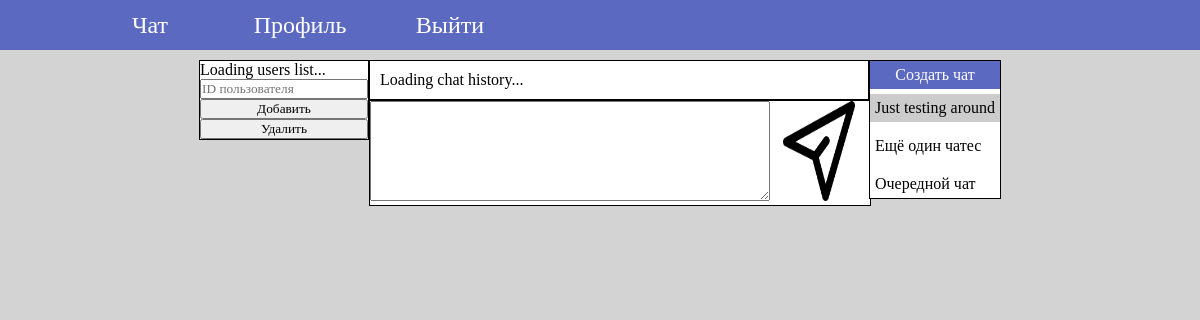
The app's page / (signed in) with its own data.
### mainMessages/models.py (models this page shows, shortened)
class Chat(models.Model):
    title = models.CharField(
        max_length=128,
    )
    chat_messages = models.ManyToManyField(
        to='Message',
        through='ChatMessages',
    )
    chat_users = models.ManyToManyField(
        to=UserProfile,
        through='ChatUser',
    )

### mainMessages/views.py (the view)
# urls.py: path('', chat),
@login_required
def chat(request):
    user = UserProfile.objects.get(user=request.user)
    chat_list = Chat.objects.filter(chat_users=user)
    return render(request, 'chat.html', {'chat_list': chat_list},)

### templates/chat.html (shortened to what this page needs)
{% extends 'flatpages/default.html' %}
{% load static %}
{% block content %}
<div id="content">
    <div id="temp">
        <div id="users-block">
            <div id="users-list">
                Loading users list...
            </div>
            <div id="users-action">
                <input type="text" class="users-action text-input" placeholder="ID пользователя">
                <button id="add-user" name="add_user">Добавить</button>
                <button id="remove-user" name="delete_user">Удалить</button>
            </div>
        </div>
        <div id="chat-content">
            <div id="chat">
                Loading chat history...
            </div>
            <div id="send-field">
                <textarea id="textInput"></textarea>
                <button id ="sendButton"><img src="/static/img/send.png"></button>
            </div>
        </div>
        <div id="chat-list">
            <div id="chat-create-button">Создать чат</div>
            {% for chat in chat_list %}
            <div class="chat-list-item">
                {{ chat.title }}
            </div>
            {% endfor %}
        </div>
    </div>
</div>
{% endblock content %}

### static/css/index.css (style rules this page uses)
* { margin: 0; padding: 0; font-family: "Times New Roman", sans-serif; }
body { background-color: #d3d3d3; }
#content { display: flex; flex-direction: row; margin: auto; }
#temp { margin: auto; margin-top: 10px; display: flex; }
#chat-content { width: 500px; }
#chat-list { display: inline; }
#send-field { margin: auto; width: 500px; border: 1px solid black; background: #fff; }
#send-field #textInput { min-width: 80%; max-width: 80%; min-height: 100px; max-height: 100px; padding: 5px; box-sizing: border-box; }
#send-field button { width: 18%; height: 100px; cursor: pointer; background: none; border: none; }
#send-field button img { width: 80%; height: 100%; }
#chat { margin: auto; max-height: 50rem; border: 1px solid black; background: #fff; padding: 10px; overflow-y: scroll; overflow-x: hidden; }
img { width: 50px; }
#chat-list { background: #fff; border: 1px solid black; height: fit-content; width: fit-content; }
.chat-list-item.selected-chat { background: #ccc; }
#chat-create-button { text-align: center; padding: 5px; margin-bottom: 5px; background: #5c69c1; color: #fff; cursor: pointer; }
#users-block { display: flex; flex-wrap: wrap; flex-direction: column; background: #fff; border: 1px solid black; height: fit-content; width: fit-content; }
#users-list { display: flex; flex-wrap: wrap; flex-direction: column; }
#users-action { display: flex; flex-direction: column; flex-wrap: wrap; }

### records on screen
Chat: title "Just testing around"
Chat: title "Ещё один чатес"
Chat: title "Очередной чат"
